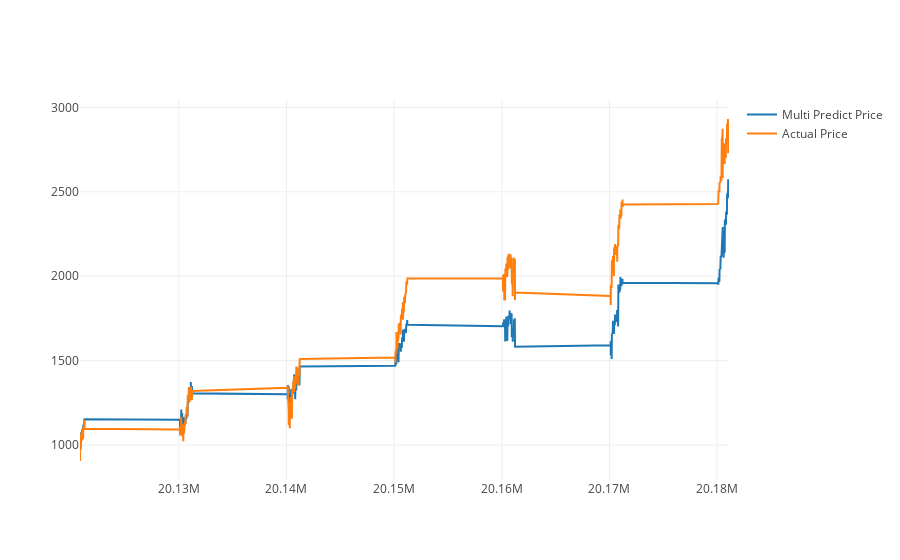

The cell this chart's notebook holds for it:
### Code cell
predictDates = data.tail(len(inv_y)).index
actual_chart = go.Scatter(x=predictDates, y=inv_y[:,0], name= 'Actual Price')
multi_predict_chart = go.Scatter(x=predictDates, y=inv_yhat[:,0], name= 'Multi Predict Price')
py.iplot([multi_predict_chart, actual_chart])

### Figure 1 — Plotly figure (JSON) as saved in the notebook; plotly's stock layout.template omitted (floating-point values rounded to 4 significant figures; data arrays with more than 128 entries replaced by an {"elided": "..."} marker saying what was removed)
{"data": [{"name": "Multi Predict Price", "type": "scatter", "uid": "6fa8aa07-e394-46fa-bc42-77aa84d4c86b", "x": {"elided": "1563 int values"}, "y": {"elided": "1563 float values"}}, {"name": "Actual Price", "type": "scatter", "uid": "34038c67-8fb8-40f0-a9f9-0402fab6e13b", "x": {"elided": "1563 int values"}, "y": {"elided": "1563 float values"}}], "layout": {}}
